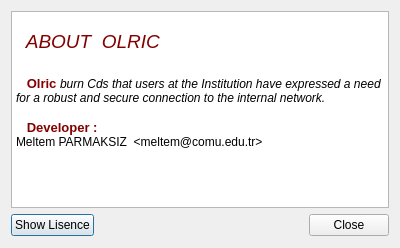
<?xml version="1.0" encoding="UTF-8"?>
<ui version="4.0">
 <class>Dialog_about</class>
 <widget class="QDialog" name="Dialog_about">
  <property name="geometry">
   <rect>
    <x>0</x>
    <y>0</y>
    <width>400</width>
    <height>248</height>
   </rect>
  </property>
  <property name="windowTitle">
   <string>About Olric</string>
  </property>
  <layout class="QGridLayout" name="gridLayout">
   <item row="1" column="0">
    <widget class="QPushButton" name="pushButton_license">
     <property name="text">
      <string>Show Lisence</string>
     </property>
    </widget>
   </item>
   <item row="1" column="1">
    <spacer name="horizontalSpacer">
     <property name="orientation">
      <enum>Qt::Horizontal</enum>
     </property>
     <property name="sizeHint" stdset="0">
      <size>
       <width>190</width>
       <height>23</height>
      </size>
     </property>
    </spacer>
   </item>
   <item row="1" column="2">
    <widget class="QPushButton" name="pushButton_close">
     <property name="text">
      <string>Close</string>
     </property>
    </widget>
   </item>
   <item row="0" column="0" colspan="3">
    <widget class="QTextEdit" name="textEdit">
     <property name="readOnly">
      <bool>true</bool>
     </property>
     <property name="html">
      <string>&lt;!DOCTYPE HTML PUBLIC &quot;-//W3C//DTD HTML 4.0//EN&quot; &quot;http://www.w3.org/TR/REC-html40/strict.dtd&quot;&gt;
&lt;html&gt;&lt;head&gt;&lt;meta name=&quot;qrichtext&quot; content=&quot;1&quot; /&gt;&lt;style type=&quot;text/css&quot;&gt;
p, li { white-space: pre-wrap; }
&lt;/style&gt;&lt;/head&gt;&lt;body style=&quot; font-family:'Sans Serif'; font-size:9pt; font-weight:400; font-style:normal;&quot;&gt;
&lt;p style=&quot;-qt-paragraph-type:empty; margin-top:0px; margin-bottom:0px; margin-left:0px; margin-right:0px; -qt-block-indent:0; text-indent:0px;&quot;&gt;&lt;/p&gt;
&lt;p style=&quot; margin-top:0px; margin-bottom:0px; margin-left:0px; margin-right:0px; -qt-block-indent:0; text-indent:0px;&quot;&gt;&lt;span style=&quot; font-size:14pt; font-style:italic; color:#830000;&quot;&gt;  ABOUT  OLRIC&lt;/span&gt;&lt;/p&gt;
&lt;p style=&quot;-qt-paragraph-type:empty; margin-top:0px; margin-bottom:0px; margin-left:0px; margin-right:0px; -qt-block-indent:0; text-indent:0px; font-size:14pt; font-style:italic; color:#830000;&quot;&gt;&lt;/p&gt;
&lt;p style=&quot; margin-top:0px; margin-bottom:0px; margin-left:0px; margin-right:0px; -qt-block-indent:0; text-indent:0px;&quot;&gt;&lt;span style=&quot; font-size:10pt; font-weight:600; color:#830000;&quot;&gt;   Olric &lt;/span&gt;&lt;span style=&quot; font-style:italic;&quot;&gt;burn Cds that users at the Institution have expressed a need for a robust and secure connection to the internal network.   &lt;/span&gt;&lt;/p&gt;
&lt;p style=&quot; margin-top:0px; margin-bottom:0px; margin-left:0px; margin-right:0px; -qt-block-indent:0; text-indent:0px;&quot;&gt;&lt;span style=&quot; font-size:10pt; font-weight:600;&quot;&gt; &lt;/span&gt;&lt;/p&gt;
&lt;p style=&quot; margin-top:0px; margin-bottom:0px; margin-left:0px; margin-right:0px; -qt-block-indent:0; text-indent:0px;&quot;&gt;&lt;span style=&quot; font-size:10pt; font-weight:600;&quot;&gt;   &lt;/span&gt;&lt;span style=&quot; font-size:10pt; font-weight:600; color:#830000;&quot;&gt;Developer :&lt;/span&gt;&lt;/p&gt;
&lt;p style=&quot; margin-top:0px; margin-bottom:0px; margin-left:0px; margin-right:0px; -qt-block-indent:0; text-indent:0px; -qt-user-state:256;&quot;&gt;Meltem PARMAKSIZ  &amp;lt;meltem@comu.edu.tr&amp;gt;&lt;/p&gt;&lt;/body&gt;&lt;/html&gt;</string>
     </property>
    </widget>
   </item>
  </layout>
 </widget>
 <resources/>
 <connections/>
</ui>
